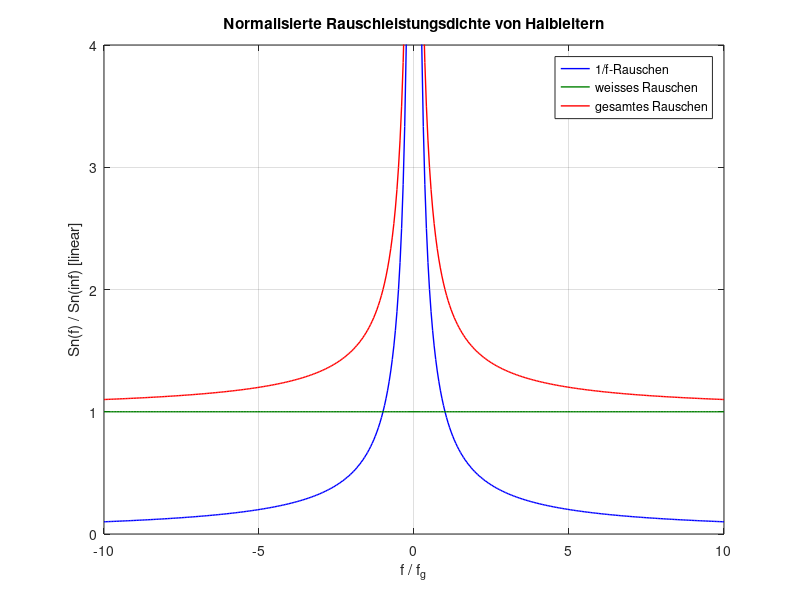

This chart was generated by the following MATLAB code:
function sdr_rauschen_nf
% Darstellung der typischen Rauschleistungsdichte von Halbleitern

close all;

f = 0.2:0.05:10;
n = 1./f;
f = [-fliplr(f) f];
n = [fliplr(n) n];

figure(1);
plot(f,n,'b-','Linewidth',1);
hold on;
plot(f,ones(1,length(f)),'-','Color',[0 0.5 0],'Linewidth',1);
plot(f,n+ones(1,length(f)),'r-','Linewidth',1);
hold off;
grid;
axis([min(f) max(f) 0 4]);
xlabel('f / f_g');
ylabel('Sn(f) / Sn(inf) [linear]');
title('Normalisierte Rauschleistungsdichte von Halbleitern');
legend('1/f-Rauschen','weisses Rauschen','gesamtes Rauschen');
